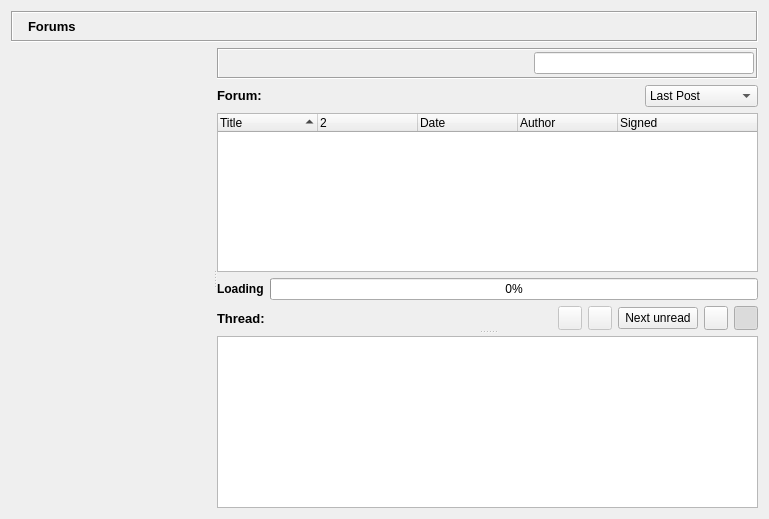
<?xml version="1.0" encoding="UTF-8"?>
<ui version="4.0">
 <class>ForumsDialog</class>
 <widget class="QWidget" name="ForumsDialog">
  <property name="geometry">
   <rect>
    <x>0</x>
    <y>0</y>
    <width>769</width>
    <height>519</height>
   </rect>
  </property>
  <layout class="QVBoxLayout" name="verticalLayout">
   <item>
    <widget class="QFrame" name="titleBarFrame">
     <property name="sizePolicy">
      <sizepolicy hsizetype="Preferred" vsizetype="Maximum">
       <horstretch>0</horstretch>
       <verstretch>0</verstretch>
      </sizepolicy>
     </property>
     <property name="frameShape">
      <enum>QFrame::Box</enum>
     </property>
     <property name="frameShadow">
      <enum>QFrame::Sunken</enum>
     </property>
     <layout class="QHBoxLayout" name="horizontalLayout_2">
      <property name="margin">
       <number>2</number>
      </property>
      <item>
       <widget class="QLabel" name="titleBarPixmap">
        <property name="maximumSize">
         <size>
          <width>24</width>
          <height>24</height>
         </size>
        </property>
        <property name="text">
         <string/>
        </property>
        <property name="pixmap">
         <pixmap resource="images.qrc">:/images/konversation.png</pixmap>
        </property>
        <property name="scaledContents">
         <bool>true</bool>
        </property>
       </widget>
      </item>
      <item>
       <widget class="QLabel" name="titleBarLabel">
        <property name="font">
         <font>
          <pointsize>10</pointsize>
          <weight>75</weight>
          <bold>true</bold>
         </font>
        </property>
        <property name="text">
         <string>Forums</string>
        </property>
       </widget>
      </item>
      <item>
       <spacer>
        <property name="orientation">
         <enum>Qt::Horizontal</enum>
        </property>
        <property name="sizeHint" stdset="0">
         <size>
          <width>123</width>
          <height>13</height>
         </size>
        </property>
       </spacer>
      </item>
      <item>
       <widget class="QToolButton" name="helpButton">
        <property name="focusPolicy">
         <enum>Qt::NoFocus</enum>
        </property>
        <property name="icon">
         <iconset resource="images.qrc">
          <normaloff>:/images/64px_help.png</normaloff>:/images/64px_help.png</iconset>
        </property>
        <property name="checkable">
         <bool>true</bool>
        </property>
        <property name="autoRaise">
         <bool>true</bool>
        </property>
       </widget>
      </item>
     </layout>
    </widget>
   </item>
   <item>
    <widget class="QSplitter" name="splitter">
     <property name="orientation">
      <enum>Qt::Horizontal</enum>
     </property>
     <widget class="GroupTreeWidget" name="forumTreeWidget" native="true">
      <property name="sizePolicy">
       <sizepolicy hsizetype="Preferred" vsizetype="Expanding">
        <horstretch>0</horstretch>
        <verstretch>0</verstretch>
       </sizepolicy>
      </property>
     </widget>
     <widget class="QSplitter" name="threadSplitter">
      <property name="orientation">
       <enum>Qt::Vertical</enum>
      </property>
      <widget class="QWidget" name="layoutWidget">
       <layout class="QVBoxLayout" name="verticalLayout_2">
        <item>
         <widget class="QFrame" name="toolBarFrame">
          <property name="sizePolicy">
           <sizepolicy hsizetype="Preferred" vsizetype="Maximum">
            <horstretch>0</horstretch>
            <verstretch>0</verstretch>
           </sizepolicy>
          </property>
          <property name="frameShape">
           <enum>QFrame::Box</enum>
          </property>
          <property name="frameShadow">
           <enum>QFrame::Sunken</enum>
          </property>
          <layout class="QHBoxLayout" name="horizontalLayout_3">
           <property name="margin">
            <number>2</number>
           </property>
           <item>
            <widget class="QToolButton" name="newthreadButton">
             <property name="focusPolicy">
              <enum>Qt::NoFocus</enum>
             </property>
             <property name="toolTip">
              <string>Start new Thread for Selected Forum</string>
             </property>
             <property name="icon">
              <iconset resource="images.qrc">
               <normaloff>:/images/mail_new.png</normaloff>:/images/mail_new.png</iconset>
             </property>
             <property name="iconSize">
              <size>
               <width>32</width>
               <height>16</height>
              </size>
             </property>
             <property name="autoRaise">
              <bool>true</bool>
             </property>
            </widget>
           </item>
           <item>
            <widget class="QToolButton" name="newmessageButton">
             <property name="focusPolicy">
              <enum>Qt::NoFocus</enum>
             </property>
             <property name="toolTip">
              <string>Reply Message</string>
             </property>
             <property name="icon">
              <iconset resource="images.qrc">
               <normaloff>:/images/mail_reply.png</normaloff>:/images/mail_reply.png</iconset>
             </property>
             <property name="iconSize">
              <size>
               <width>32</width>
               <height>16</height>
              </size>
             </property>
             <property name="autoRaise">
              <bool>true</bool>
             </property>
            </widget>
           </item>
           <item>
            <spacer name="horizontalSpacer">
             <property name="orientation">
              <enum>Qt::Horizontal</enum>
             </property>
             <property name="sizeType">
              <enum>QSizePolicy::Expanding</enum>
             </property>
             <property name="sizeHint" stdset="0">
              <size>
               <width>40</width>
               <height>20</height>
              </size>
             </property>
            </spacer>
           </item>
           <item>
            <widget class="LineEditClear" name="filterLineEdit"/>
           </item>
          </layout>
         </widget>
        </item>
        <item>
         <layout class="QHBoxLayout">
          <item>
           <widget class="QLabel" name="label_17">
            <property name="sizePolicy">
             <sizepolicy hsizetype="Fixed" vsizetype="Fixed">
              <horstretch>0</horstretch>
              <verstretch>0</verstretch>
             </sizepolicy>
            </property>
            <property name="minimumSize">
             <size>
              <width>0</width>
              <height>0</height>
             </size>
            </property>
            <property name="maximumSize">
             <size>
              <width>16777215</width>
              <height>16777215</height>
             </size>
            </property>
            <property name="font">
             <font>
              <pointsize>10</pointsize>
              <weight>75</weight>
              <bold>true</bold>
             </font>
            </property>
            <property name="text">
             <string>Forum:</string>
            </property>
           </widget>
          </item>
          <item>
           <widget class="QLabel" name="forumName">
            <property name="sizePolicy">
             <sizepolicy hsizetype="Expanding" vsizetype="Preferred">
              <horstretch>0</horstretch>
              <verstretch>0</verstretch>
             </sizepolicy>
            </property>
            <property name="font">
             <font>
              <pointsize>10</pointsize>
              <weight>75</weight>
              <bold>true</bold>
             </font>
            </property>
            <property name="wordWrap">
             <bool>true</bool>
            </property>
            <property name="textInteractionFlags">
             <set>Qt::LinksAccessibleByMouse|Qt::TextSelectableByMouse</set>
            </property>
           </widget>
          </item>
          <item>
           <widget class="QComboBox" name="viewBox">
            <item>
             <property name="text">
              <string>Last Post</string>
             </property>
            </item>
            <item>
             <property name="text">
              <string>Threaded View</string>
             </property>
            </item>
            <item>
             <property name="text">
              <string>Flat View</string>
             </property>
            </item>
           </widget>
          </item>
         </layout>
        </item>
        <item>
         <widget class="QTreeWidget" name="threadTreeWidget">
          <property name="font">
           <font>
            <pointsize>9</pointsize>
           </font>
          </property>
          <property name="contextMenuPolicy">
           <enum>Qt::CustomContextMenu</enum>
          </property>
          <property name="sortingEnabled">
           <bool>true</bool>
          </property>
          <property name="allColumnsShowFocus">
           <bool>true</bool>
          </property>
          <column>
           <property name="text">
            <string>Title</string>
           </property>
          </column>
          <column>
           <property name="text">
            <string/>
           </property>
           <property name="icon">
            <iconset resource="images.qrc">
             <normaloff>:/images/message-state-header.png</normaloff>:/images/message-state-header.png</iconset>
           </property>
          </column>
          <column>
           <property name="text">
            <string>Date</string>
           </property>
          </column>
          <column>
           <property name="text">
            <string>Author</string>
           </property>
          </column>
          <column>
           <property name="text">
            <string>Signed</string>
           </property>
          </column>
         </widget>
        </item>
        <item>
         <layout class="QHBoxLayout" name="progressBarLayOut">
          <item>
           <widget class="QLabel" name="progLayOutTxt">
            <property name="font">
             <font>
              <weight>75</weight>
              <bold>true</bold>
             </font>
            </property>
            <property name="text">
             <string>Loading</string>
            </property>
           </widget>
          </item>
          <item>
           <widget class="QProgressBar" name="progressBar">
            <property name="maximumSize">
             <size>
              <width>16777215</width>
              <height>25</height>
             </size>
            </property>
            <property name="maximum">
             <number>1000</number>
            </property>
            <property name="value">
             <number>0</number>
            </property>
           </widget>
          </item>
         </layout>
        </item>
        <item>
         <layout class="QGridLayout">
          <item row="0" column="1">
           <widget class="QLabel" name="threadlabel">
            <property name="sizePolicy">
             <sizepolicy hsizetype="Fixed" vsizetype="Preferred">
              <horstretch>0</horstretch>
              <verstretch>0</verstretch>
             </sizepolicy>
            </property>
            <property name="font">
             <font>
              <pointsize>10</pointsize>
              <weight>75</weight>
              <bold>true</bold>
             </font>
            </property>
            <property name="text">
             <string>Thread:</string>
            </property>
           </widget>
          </item>
          <item row="0" column="2">
           <widget class="ElidedLabel" name="threadTitle">
            <property name="font">
             <font>
              <pointsize>10</pointsize>
              <weight>75</weight>
              <bold>true</bold>
             </font>
            </property>
            <property name="wordWrap">
             <bool>true</bool>
            </property>
            <property name="textInteractionFlags">
             <set>Qt::LinksAccessibleByMouse|Qt::TextSelectableByMouse</set>
            </property>
           </widget>
          </item>
          <item row="0" column="3">
           <widget class="QPushButton" name="previousButton">
            <property name="enabled">
             <bool>false</bool>
            </property>
            <property name="sizePolicy">
             <sizepolicy hsizetype="Minimum" vsizetype="Fixed">
              <horstretch>0</horstretch>
              <verstretch>0</verstretch>
             </sizepolicy>
            </property>
            <property name="minimumSize">
             <size>
              <width>24</width>
              <height>24</height>
             </size>
            </property>
            <property name="maximumSize">
             <size>
              <width>24</width>
              <height>24</height>
             </size>
            </property>
            <property name="focusPolicy">
             <enum>Qt::NoFocus</enum>
            </property>
            <property name="toolTip">
             <string>Previous Thread</string>
            </property>
            <property name="text">
             <string/>
            </property>
            <property name="icon">
             <iconset resource="images.qrc">
              <normaloff>:/images/back.png</normaloff>:/images/back.png</iconset>
            </property>
           </widget>
          </item>
          <item row="0" column="4">
           <widget class="QPushButton" name="nextButton">
            <property name="enabled">
             <bool>false</bool>
            </property>
            <property name="sizePolicy">
             <sizepolicy hsizetype="Minimum" vsizetype="Fixed">
              <horstretch>0</horstretch>
              <verstretch>0</verstretch>
             </sizepolicy>
            </property>
            <property name="minimumSize">
             <size>
              <width>24</width>
              <height>24</height>
             </size>
            </property>
            <property name="maximumSize">
             <size>
              <width>24</width>
              <height>24</height>
             </size>
            </property>
            <property name="focusPolicy">
             <enum>Qt::NoFocus</enum>
            </property>
            <property name="toolTip">
             <string>Next Thread</string>
            </property>
            <property name="text">
             <string/>
            </property>
            <property name="icon">
             <iconset resource="images.qrc">
              <normaloff>:/images/forward.png</normaloff>:/images/forward.png</iconset>
            </property>
           </widget>
          </item>
          <item row="0" column="7">
           <widget class="QPushButton" name="expandButton">
            <property name="maximumSize">
             <size>
              <width>24</width>
              <height>24</height>
             </size>
            </property>
            <property name="focusPolicy">
             <enum>Qt::NoFocus</enum>
            </property>
            <property name="text">
             <string/>
            </property>
            <property name="icon">
             <iconset resource="images.qrc">
              <normaloff>:/images/edit_remove24.png</normaloff>:/images/edit_remove24.png</iconset>
            </property>
            <property name="checkable">
             <bool>true</bool>
            </property>
            <property name="checked">
             <bool>true</bool>
            </property>
           </widget>
          </item>
          <item row="0" column="6">
           <widget class="QPushButton" name="downloadButton">
            <property name="maximumSize">
             <size>
              <width>24</width>
              <height>24</height>
             </size>
            </property>
            <property name="focusPolicy">
             <enum>Qt::NoFocus</enum>
            </property>
            <property name="toolTip">
             <string>Download all files</string>
            </property>
            <property name="icon">
             <iconset resource="images.qrc">
              <normaloff>:/images/down.png</normaloff>:/images/down.png</iconset>
            </property>
           </widget>
          </item>
          <item row="0" column="5">
           <widget class="QPushButton" name="nextUnreadButton">
            <property name="sizePolicy">
             <sizepolicy hsizetype="Maximum" vsizetype="Fixed">
              <horstretch>0</horstretch>
              <verstretch>0</verstretch>
             </sizepolicy>
            </property>
            <property name="text">
             <string>Next unread</string>
            </property>
           </widget>
          </item>
         </layout>
        </item>
       </layout>
      </widget>
      <widget class="QFrame" name="postFrame">
       <layout class="QVBoxLayout" name="verticalLayout_3">
        <property name="spacing">
         <number>2</number>
        </property>
        <property name="margin">
         <number>0</number>
        </property>
        <item>
         <widget class="RSImageBlockWidget" name="imageBlockWidget" native="true">
          <property name="sizePolicy">
           <sizepolicy hsizetype="Preferred" vsizetype="Maximum">
            <horstretch>0</horstretch>
            <verstretch>0</verstretch>
           </sizepolicy>
          </property>
         </widget>
        </item>
        <item>
         <widget class="RSTextBrowser" name="postText">
          <property name="sizePolicy">
           <sizepolicy hsizetype="Expanding" vsizetype="Expanding">
            <horstretch>0</horstretch>
            <verstretch>10</verstretch>
           </sizepolicy>
          </property>
          <property name="font">
           <font>
            <pointsize>9</pointsize>
           </font>
          </property>
         </widget>
        </item>
       </layout>
      </widget>
     </widget>
    </widget>
   </item>
  </layout>
  <action name="actionPrint">
   <property name="text">
    <string>Print</string>
   </property>
  </action>
  <action name="actionPrintPreview">
   <property name="text">
    <string>PrintPreview</string>
   </property>
  </action>
  <zorder>splitter</zorder>
  <zorder>titleBarFrame</zorder>
 </widget>
 <customwidgets>
  <customwidget>
   <class>RSTextBrowser</class>
   <extends>QTextBrowser</extends>
   <header>gui/common/RSTextBrowser.h</header>
  </customwidget>
  <customwidget>
   <class>RSImageBlockWidget</class>
   <extends>QWidget</extends>
   <header>gui/common/RSImageBlockWidget.h</header>
   <container>1</container>
  </customwidget>
  <customwidget>
   <class>GroupTreeWidget</class>
   <extends>QWidget</extends>
   <header>gui/common/GroupTreeWidget.h</header>
   <container>1</container>
  </customwidget>
  <customwidget>
   <class>LineEditClear</class>
   <extends>QLineEdit</extends>
   <header location="global">gui/common/LineEditClear.h</header>
  </customwidget>
  <customwidget>
   <class>ElidedLabel</class>
   <extends>QLabel</extends>
   <header location="global">gui/common/ElidedLabel.h</header>
  </customwidget>
 </customwidgets>
 <resources>
  <include location="images.qrc"/>
 </resources>
 <connections/>
</ui>
